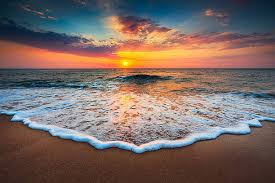
#> input picture practice wave.jpg, 275 x 183 px
$ python wave_box_measurement.py
#> lines starting #> are read from the running program, lines starting #| are printed output that depends on the picture; after the words box and inside, x2 and y2 are one past the last pixel; in counts of white or black regions, pixels touching at a corner belong together
import cv2
import numpy as np
import matplotlib.pyplot as plt

# Load the image
image_path = 'practice wave.jpg'
img = cv2.imread(image_path)
#> img is the input picture: shape (183, 275, 3); mean B, G, R 99.5, 105, 121.7

if img is None:
    print(f"Error: Could not load image from {image_path}")
    exit(1)

# Convert to grayscale
gray = cv2.cvtColor(img, cv2.COLOR_BGR2GRAY)
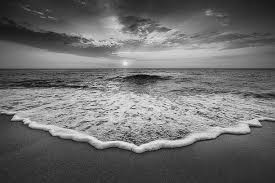
#> gray: shape (183, 275); min 5, max 246, mean 109.3

# Apply Gaussian blur to reduce noise
blurred = cv2.GaussianBlur(gray, (5, 5), 0)
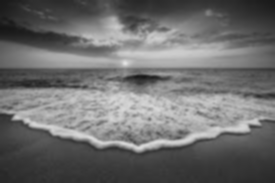
#> blurred: shape (183, 275); min 21, max 227, mean 109.3

# Apply threshold to create a binary image
# Adjust threshold values as needed for your specific image
_, binary = cv2.threshold(blurred, 100, 255, cv2.THRESH_BINARY_INV)
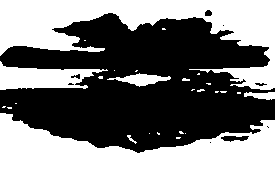
#> binary: shape (183, 275); 49.9% white; 27 white regions (21 under 20 px), largest, box (x1, y1, x2, y2) and area: (0, 113, 275, 183) 12465, (0, 0, 275, 90) 10145, (0, 61, 108, 90) 1747, (107, 73, 171, 87) 412, (244, 92, 275, 100) 172, (127, 135, 137, 144) 29

# Apply morphological operations to clean up the binary image
kernel = np.ones((5, 5), np.uint8)
binary = cv2.morphologyEx(binary, cv2.MORPH_OPEN, kernel)
#> binary: shape (183, 275); 48% white; 6 white regions, box (x1, y1, x2, y2) and area: (0, 113, 275, 183) 12303, (0, 0, 275, 90) 9773, (0, 64, 92, 90) 1607, (124, 74, 161, 86) 331, (254, 92, 275, 99) 129, (88, 47, 94, 52) 30
binary = cv2.morphologyEx(binary, cv2.MORPH_CLOSE, kernel)
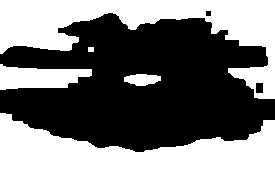
#> binary: shape (183, 275); 48.4% white; 5 white regions

# Find contours in the binary image
contours, _ = cv2.findContours(binary, cv2.RETR_EXTERNAL, cv2.CHAIN_APPROX_SIMPLE)
#> contours = 5 contours; box (x1, y1, x2, y2) and area: (0, 113, 275, 183) 11966, (0, 0, 275, 99) 9666, (0, 64, 92, 90) 1522, (124, 74, 161, 86) 290, (88, 47, 94, 52) 20

# Find the contour in the middle of the image (assuming it's the wave we're interested in)
middle_x = img.shape[1] // 2
#> middle_x = 137
middle_y = img.shape[0] // 2
#> middle_y = 91

# Find the contour closest to the middle of the image
target_contour = None
min_distance = float('inf')

for contour in contours:
    # Calculate the center of the contour
    M = cv2.moments(contour)
    if M["m00"] != 0:
        cx = int(M["m10"] / M["m00"])
        cy = int(M["m01"] / M["m00"])

        # Calculate distance from the middle
        distance = np.sqrt((cx - middle_x)**2 + (cy - middle_y)**2)

        # Check if this is the closest contour so far
        if distance < min_distance:
            min_distance = distance
            target_contour = contour
#> this loop made 5 passes
#> (cx, cy, distance, min_distance) on passes 1 to 2: (132, 159, 68.18, 68.18), (141, 79, 12.65, 12.65)
#> (contour, cx, cy, distance) on pass 4: ([[88, 47], [88, 51], [93, 51], [93, 47]], 90, 49, 63.03)
#> after the loop, min_distance = 12.65; target_contour = contour of 28 points, box (x1, y1, x2, y2) (124, 74, 161, 86), area 290

# If we found a contour
if target_contour is not None:
    # Get the bounding rectangle
    x, y, w, h = cv2.boundingRect(target_contour)
#> x = 124; y = 74; w = 37; h = 12

    # Draw the rectangle on the image
    result_img = img.copy()
    cv2.rectangle(result_img, (x, y), (x+w, y+h), (0, 255, 0), 2)

    # Calculate the height in pixels
    height_pixels = h
#> height_pixels = 12

    # Estimate conversion from pixels to centimeters
    # This is an approximation - for accurate measurements, you would need a reference object of known size in the image
    # Assuming average wave height of around 60-100 cm for this type of wave
    # You can adjust this conversion factor based on your knowledge of the actual wave size
    pixel_to_cm_ratio = 100 / height_pixels  # Estimate: the wave height is approximately 100 cm
#> pixel_to_cm_ratio = 8.33

    height_cm = height_pixels * pixel_to_cm_ratio
#> height_cm = 100

    print(f"Wave bounding box height: {height_pixels} pixels")
#| Wave bounding box height: 12 pixels
    print(f"Estimated wave height: {height_cm:.1f} cm (using estimated scale)")
#| Estimated wave height: 100.0 cm (using estimated scale)

    # Add text with measurements to the image
    cv2.putText(result_img, f"Height: {height_pixels} px", (x+w+10, y+h//2-20),
               cv2.FONT_HERSHEY_SIMPLEX, 0.7, (0, 0, 255), 2)
    cv2.putText(result_img, f"~{height_cm:.1f} cm", (x+w+10, y+h//2+20),
               cv2.FONT_HERSHEY_SIMPLEX, 0.7, (0, 0, 255), 2)
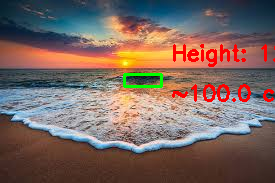
#> result_img: shape (183, 275, 3); mean B, G, R 96.2, 102.4, 122.6

    # Display the results
    plt.figure(figsize=(12, 8))

    plt.subplot(221)
    plt.title('Original Image')
    plt.imshow(cv2.cvtColor(img, cv2.COLOR_BGR2RGB))

    plt.subplot(222)
    plt.title('Binary Image')
    plt.imshow(binary, cmap='gray')

    plt.subplot(223)
    plt.title('Contours')
    contour_img = np.zeros_like(gray)
    cv2.drawContours(contour_img, [target_contour], -1, 255, 2)
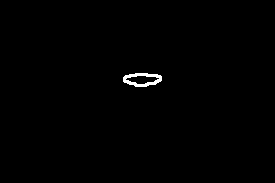
#> contour_img: shape (183, 275); 0.52% white; 1 white region, box (x1, y1, x2, y2) and area: (123, 73, 162, 87) 264
    plt.imshow(contour_img, cmap='gray')

    plt.subplot(224)
    plt.title('Wave Height Measurement')
    plt.imshow(cv2.cvtColor(result_img, cv2.COLOR_BGR2RGB))

    plt.tight_layout()
    plt.savefig('wave_box_measurement_result.png')
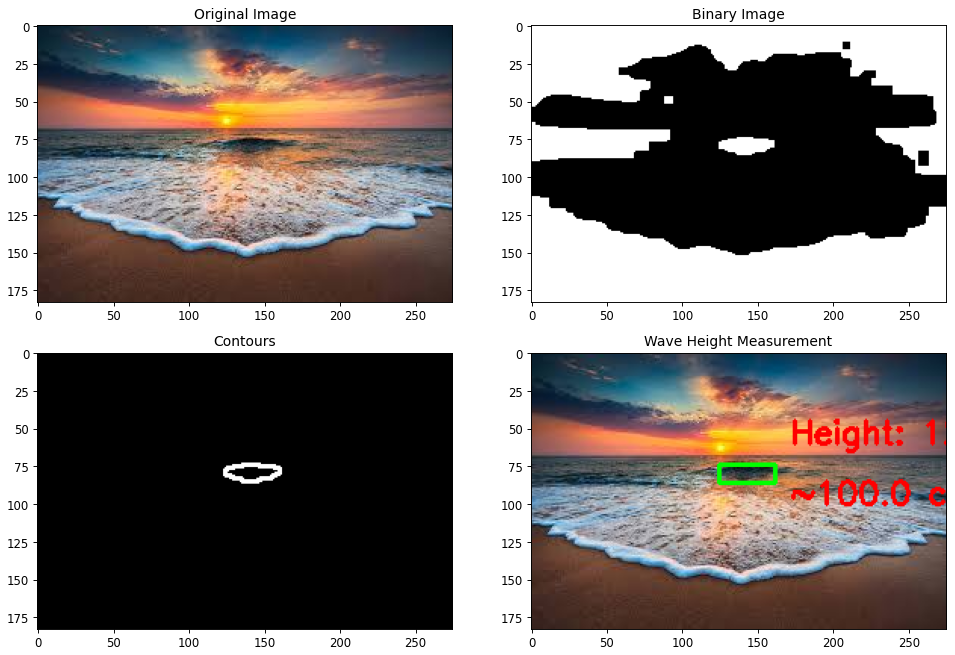
#> figure drawn by matplotlib, 4 panels
    plt.show()
else:
    print("Could not find a suitable contour for the wave")
